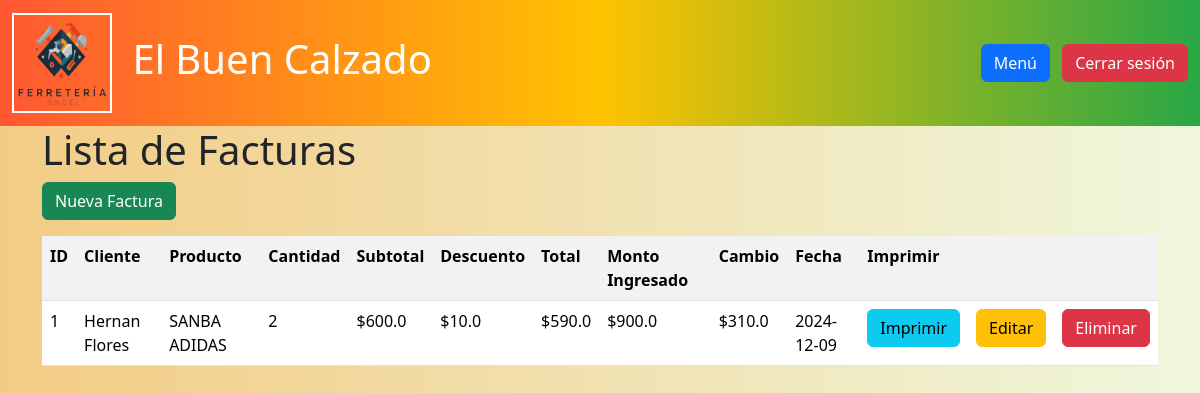
Page /facturas/ on the committed database.
### models/factura_model.py (models this page shows, shortened)
class Factura(db.Model):
    __tablename__ = "facturas"
    id = db.Column(db.Integer, primary_key=True)
    cliente_id = db.Column(db.Integer, db.ForeignKey('clientes.id'), nullable=False)
    producto_id = db.Column(db.Integer, db.ForeignKey('productos.id'), nullable=False)
    cantidad = db.Column(db.Integer, nullable=False)
    subtotal = db.Column(db.Float, nullable=False)  # Nuevo campo para el subtotal
    descuento = db.Column(db.Float, nullable=False, default=0.0)  # Nuevo campo para descuento
    total = db.Column(db.Float, nullable=False)  # Total después del descuento
    monto_ingreso = db.Column(db.Float, nullable=False, default=0.0)  # Monto ingresado por el cliente
    cambio = db.Column(db.Float, nullable=False, default=0.0)  # Cambio calculado
    fecha = db.Column(db.Date, nullable=False)
    venta_id = db.Column(db.Integer, db.ForeignKey('ventas.id'), nullable=False)
    cliente = db.relationship('Cliente', back_populates='facturas')
    producto = db.relationship('Producto', back_populates='facturas')
    venta = db.relationship('Venta', back_populates='facturas')  # Relación inversa con Venta
    @staticmethod
    def get_all():
        return Factura.query.all()

### models/cliente_model.py (models this page shows, shortened)
class Cliente(db.Model):
    __tablename__ = "clientes"
    id = db.Column(db.Integer,primary_key=True)
    nombre = db.Column(db.String(80),nullable=False)
    ci_nit = db.Column(db.String(20), nullable=False)
    email = db.Column(db.String(100),nullable=False)
    telefono = db.Column(db.String(20),nullable=False)
    facturas = db.relationship('Factura', back_populates='cliente')
    ventas = db.relationship('Venta',back_populates='cliente')

### models/producto_model.py (models this page shows, shortened)
class Producto(db.Model):
    __tablename__ = "productos"
    id = db.Column(db.Integer, primary_key=True)
    nombre = db.Column(db.String(100), nullable=False)
    descripcion = db.Column(db.String(120), nullable=False)
    precio = db.Column(db.Float(11, 2), nullable=False)
    stock = db.Column(db.Integer, nullable=False)
    ventas = db.relationship('Venta', back_populates='producto')
    compras = db.relationship('Compra', back_populates='producto')
    facturas = db.relationship('Factura', back_populates='producto')

### controllers/factura_controller.py (the view)
@factura_bp.route("/")
def index():
    facturas = Factura.get_all()
    clientes = Cliente.query.all()  # Obtener todos los clientes
    productos = Producto.query.all()  # Obtener todos los productos
    ventas = Venta.query.all()
    return factura_view.render_facturas(facturas=facturas, clientes=clientes, productos=productos, ventas=ventas)

### run.py (called while the page is built)
@app.context_processor
def inject_active_path():
    def is_active(path):
        return 'active' if request.path == path else ''
    return(dict(is_active =  is_active))

### views/factura_view.py (called while the page is built)
def render_facturas(facturas, clientes, productos, ventas):
    return render_template('facturas/index.html', facturas=facturas, clientes=clientes, productos=productos, ventas=ventas)

### templates/facturas/index.html (shortened to what this page needs)
{% extends 'base.html' %}
{% block content %}
<h1>Lista de Facturas</h1>
<a href="{{url_for('factura.create')}}" class="btn btn-success mb-3">Nueva Factura</a>
<table class="table table-striped">
    <tr>
        <th>ID</th>
        <th>Cliente</th>
        <th>Producto</th>
        <th>Cantidad</th>
        <th>Subtotal</th>
        <th>Descuento</th>
        <th>Total</th>
        <th>Monto Ingresado</th>
        <th>Cambio</th>
        <th>Fecha</th>
        <th>Imprimir</th>
        <th></th>
        <th></th>
    </tr>
    {% for item in facturas %}
    <tr>
        <td>{{item.id}}</td>
        <td>{{item.cliente.nombre}}</td>
        <td>{{item.producto.nombre}}</td>
        <td>{{item.cantidad}}</td>
        <td>${{item.subtotal}}</td>
        <td>${{item.descuento}}</td>
        <td>${{item.total}}</td>
        <td>${{item.monto_ingreso}}</td>
        <td>${{item.cambio}}</td>
        <td>{{item.fecha}}</td>
        <td>
            <a href="{{ url_for('factura.print_factura', id=item.id) }}" class="btn btn-info" target="_blank">Imprimir</a>
        </td>
        <td>
            <a href="{{url_for('factura.edit', id=item.id)}}" class="btn btn-warning">Editar</a>
        </td>
        <td>
            <a href="{{ url_for('factura.delete', id=item.id) }}" class="btn btn-danger">Eliminar</a>
        </td>
    </tr>
    {% endfor %}
</table>
{% endblock %}

### templates/base.html (style rules this page uses)
body { background: linear-gradient(to right, #f3cc84, #eff7dd); min-height: 100vh; }

### rows in the picture
Factura: id "1", cliente.nombre "Hernan Flores", producto.nombre "SANBA ADIDAS", cantidad "2", subtotal "600.0", descuento "10.0", total "590.0", monto_ingreso "900.0", cambio "310.0", fecha "2024-12-09"
